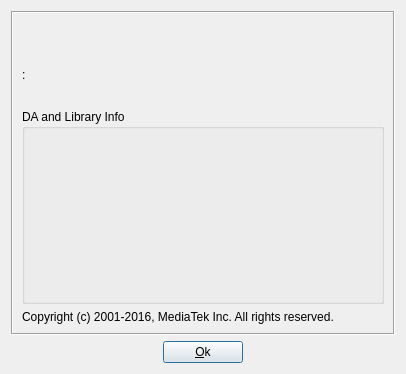
<?xml version="1.0" encoding="UTF-8"?>
<ui version="4.0">
 <class>AboutDialog</class>
 <widget class="QDialog" name="AboutDialog">
  <property name="windowModality">
   <enum>Qt::NonModal</enum>
  </property>
  <property name="enabled">
   <bool>true</bool>
  </property>
  <property name="geometry">
   <rect>
    <x>0</x>
    <y>0</y>
    <width>406</width>
    <height>374</height>
   </rect>
  </property>
  <property name="sizePolicy">
   <sizepolicy hsizetype="Ignored" vsizetype="Ignored">
    <horstretch>0</horstretch>
    <verstretch>0</verstretch>
   </sizepolicy>
  </property>
  <property name="windowTitle">
   <string>About Smart Phone Flash Tool</string>
  </property>
  <property name="windowIcon">
   <iconset resource="../icon.qrc">
    <normaloff>:/images/application.png</normaloff>:/images/application.png</iconset>
  </property>
  <layout class="QVBoxLayout" name="verticalLayout_3">
   <item>
    <widget class="QFrame" name="frame">
     <property name="frameShape">
      <enum>QFrame::Box</enum>
     </property>
     <property name="frameShadow">
      <enum>QFrame::Sunken</enum>
     </property>
     <layout class="QVBoxLayout" name="verticalLayout_2">
      <item>
       <widget class="QLabel" name="label_title">
        <property name="font">
         <font>
          <family>Arial Unicode MS</family>
          <pointsize>22</pointsize>
          <weight>50</weight>
          <bold>false</bold>
         </font>
        </property>
        <property name="text">
         <string/>
        </property>
       </widget>
      </item>
      <item>
       <widget class="QLabel" name="label_build_date">
        <property name="text">
         <string>:</string>
        </property>
       </widget>
      </item>
      <item>
       <widget class="QLabel" name="label_comment">
        <property name="text">
         <string/>
        </property>
       </widget>
      </item>
      <item>
       <widget class="QGroupBox" name="groupBox_DA_and_DLL_Info">
        <property name="title">
         <string>DA and Library Info</string>
        </property>
        <layout class="QVBoxLayout" name="verticalLayout">
         <item>
          <widget class="QLabel" name="label_DA">
           <property name="font">
            <font>
             <weight>75</weight>
             <bold>true</bold>
            </font>
           </property>
           <property name="text">
            <string/>
           </property>
          </widget>
         </item>
         <item>
          <widget class="QLabel" name="label_DA_Build_Date">
           <property name="text">
            <string/>
           </property>
          </widget>
         </item>
         <item>
          <widget class="QLabel" name="label_Brom">
           <property name="font">
            <font>
             <weight>75</weight>
             <bold>true</bold>
            </font>
           </property>
           <property name="text">
            <string/>
           </property>
          </widget>
         </item>
         <item>
          <widget class="QLabel" name="label_Brom_Release_Type">
           <property name="text">
            <string/>
           </property>
          </widget>
         </item>
         <item>
          <widget class="QLabel" name="label_Brom_Build_Date">
           <property name="text">
            <string/>
           </property>
          </widget>
         </item>
         <item>
          <widget class="QLabel" name="label_Eboot">
           <property name="font">
            <font>
             <weight>75</weight>
             <bold>true</bold>
            </font>
           </property>
           <property name="text">
            <string/>
           </property>
          </widget>
         </item>
         <item>
          <widget class="QLabel" name="label_Eboot_Release_Type">
           <property name="text">
            <string/>
           </property>
          </widget>
         </item>
         <item>
          <widget class="QLabel" name="label_Eboot_Build_Date">
           <property name="text">
            <string/>
           </property>
          </widget>
         </item>
        </layout>
       </widget>
      </item>
      <item>
       <widget class="QLabel" name="label_copyright">
        <property name="text">
         <string>Copyright (c) 2001-2016, MediaTek Inc. All rights reserved.</string>
        </property>
       </widget>
      </item>
     </layout>
    </widget>
   </item>
   <item>
    <layout class="QHBoxLayout" name="horizontalLayout">
     <item>
      <spacer name="horizontalSpacer">
       <property name="orientation">
        <enum>Qt::Horizontal</enum>
       </property>
       <property name="sizeHint" stdset="0">
        <size>
         <width>40</width>
         <height>20</height>
        </size>
       </property>
      </spacer>
     </item>
     <item>
      <widget class="QPushButton" name="pushButton_Ok">
       <property name="text">
        <string>&amp;Ok</string>
       </property>
      </widget>
     </item>
     <item>
      <spacer name="horizontalSpacer_2">
       <property name="orientation">
        <enum>Qt::Horizontal</enum>
       </property>
       <property name="sizeHint" stdset="0">
        <size>
         <width>40</width>
         <height>20</height>
        </size>
       </property>
      </spacer>
     </item>
    </layout>
   </item>
  </layout>
 </widget>
 <resources>
  <include location="../icon.qrc"/>
 </resources>
 <connections>
  <connection>
   <sender>pushButton_Ok</sender>
   <signal>clicked()</signal>
   <receiver>AboutDialog</receiver>
   <slot>close()</slot>
   <hints>
    <hint type="sourcelabel">
     <x>173</x>
     <y>294</y>
    </hint>
    <hint type="destinationlabel">
     <x>264</x>
     <y>299</y>
    </hint>
   </hints>
  </connection>
 </connections>
</ui>
